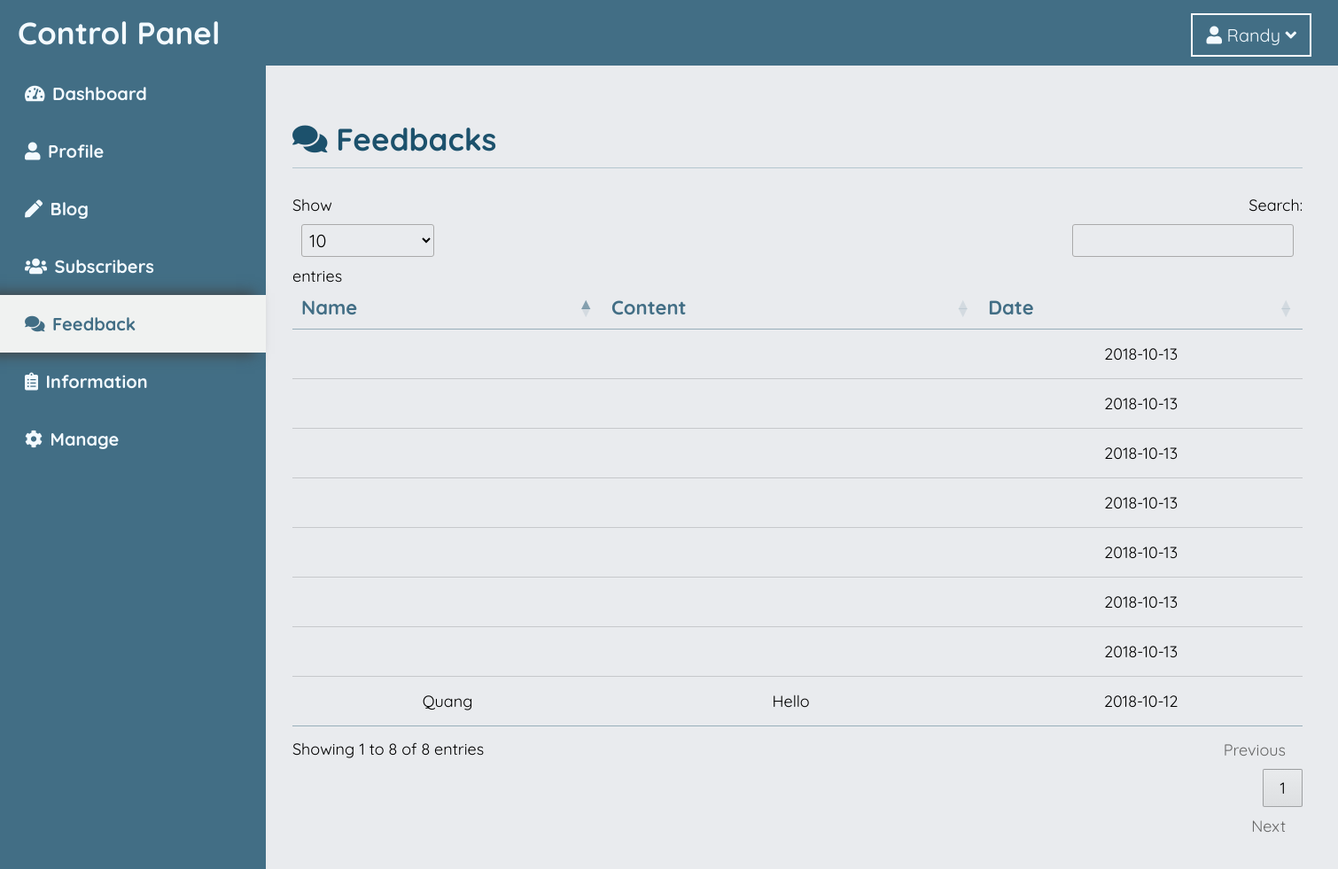
The app's page /admincp/Feedback (signed in) with its own data.
### tables this page shows
CREATE TABLE `feedback` (
  `id` int(10) UNSIGNED NOT NULL,
  `user` varchar(255) NOT NULL,
  `cont` varchar(1000) NOT NULL,
  `date` date NOT NULL
);

### index.php (called while the page is built, shortened)
<?php
include $_SERVER['DOCUMENT_ROOT']."/Helper/Route.php";
include $_SERVER['DOCUMENT_ROOT']."/DB/DB_main.php";
checkRoute($_SERVER['REQUEST_URI']);
?>

### DB/DB_main.php (called while the page is built, shortened)
<?php
include "DB_query.php";
class DB extends DBQuery{
	private $__conn;
	public function __construct(){
		$this->__conn = mysqli_connect(DB_HOST, DB_USER_NAME, DB_PASSWORD, DB_NAME);
		mysqli_set_charset($this->__conn, 'UTF8');
	}
	public function get(){
		$sql = $this->SQL;
		$result = mysqli_query($this->__conn,$sql);
		$this->SQL = "";
		$data = array();
		while($temp = mysqli_fetch_assoc($result)){
			array_push($data, $temp);
		}
		return $data;
	}
}
?>

### DB/DB_query.php (called while the page is built, shortened)
<?php
class DBQuery{
	public function From($table){
		return $this;
	}
}
?>

### View/ad-feedback.php (the view)
<ad-header><i class="fas fa-comments"></i> Feedbacks</ad-header>
<table id="sub-list" class="row-border">
	<thead>
		<tr>
			<th>Name</th>
			<th>Content</th>
			<th>Date</th>
		</tr>
	</thead>
	<tbody>
		<?php
			$fb = (new DB())->From("feedback")->get();
			foreach($fb as $f){
		?>
		<tr>
			<td><?php echo $f['user'] ?></td>
			<td><?php echo $f['cont'] ?></td>
			<td><?php echo $f['date'] ?></td>
		</tr>
		<?php } ?>
	</tbody>
</table>

### Helper/Route.php (shortened to what this page needs)
<?php
	$routeList = array("/");
	function checkRoute($raw){
		global $routeList;
		$routeName = splitRouteName($raw);
		for($i = 0; $i < count($routeList); $i++){
			if($routeName == $routeList[$i]){
				$para = paraRoute($raw);
				getRoute($routeName,$para);
			}
		}
	}
	function getRoute($routeName, $para){
		require "./Controller/".$routeName."CL.php";
	}
	function splitRouteName($raw){
		if($raw == "/"){
			return "home";
		}
		else{
			$routeArray = explode('/', $raw);
			return $routeArray[1];
		}
	}
	function paraRoute($raw){
		$paraArray = explode('/', $raw);
		$reverseArray = array_reverse($paraArray);
		array_pop($reverseArray);
		array_pop($reverseArray);
		$paraArray = array_reverse($reverseArray);
		return $paraArray;
	}
?>

### Public/css/index.css (style rules this page uses)
* { box-sizing: border-box; display: block; padding: 0px; margin:0px; }
html body { left: 0; right: 0; bottom: 0; top: 0; margin: 0; background: #e9ebee; font-family: "Quicksand"; }
body { margin:0px; }
table { display: table; }
thead, tbody { display: table-header-group; }
tr { display: table-row; }
th,td { display: table-cell; }
:root { --main-white: #e8e8e8a6; --main-blue: #e2f0ff; --main-black: #434343; --extra-blue: #bed5e1; --extra-black: #7b7b7b; --white:#f3faff; --bright:#57b3f9; --true:#426e85; --hard:#1c516c; }

### Public/css/admin.css (style rules this page uses)
table.dataTable { font-family: "Quicksand"; }
table.dataTable tbody th, table.dataTable tbody td { padding: 16px 10px !important; text-align: center; }
table.dataTable tbody tr { background: none !important; }
table.dataTable thead th, table.dataTable tfoot th { color: var(--true); font-size: 22px; border-bottom: 1px solid #97aeba !important; }
table.dataTable.no-footer { border-bottom: 1px solid #97aeba !important; }
ad-header { font-size: 35px; font-weight: bold; border-bottom: 1px solid #b5c6cf; padding-bottom: 10px; margin: 30px 0px; color: var(--hard); }

### records on screen
feedback: user "Quang", cont "Hello", date "2018-10-12"
feedback: date "2018-10-13"
feedback: date "2018-10-13"
feedback: date "2018-10-13"
feedback: date "2018-10-13"
feedback: date "2018-10-13"
feedback: date "2018-10-13"
feedback: date "2018-10-13"

### other values on screen
$_SESSION[$name] "Randy"
